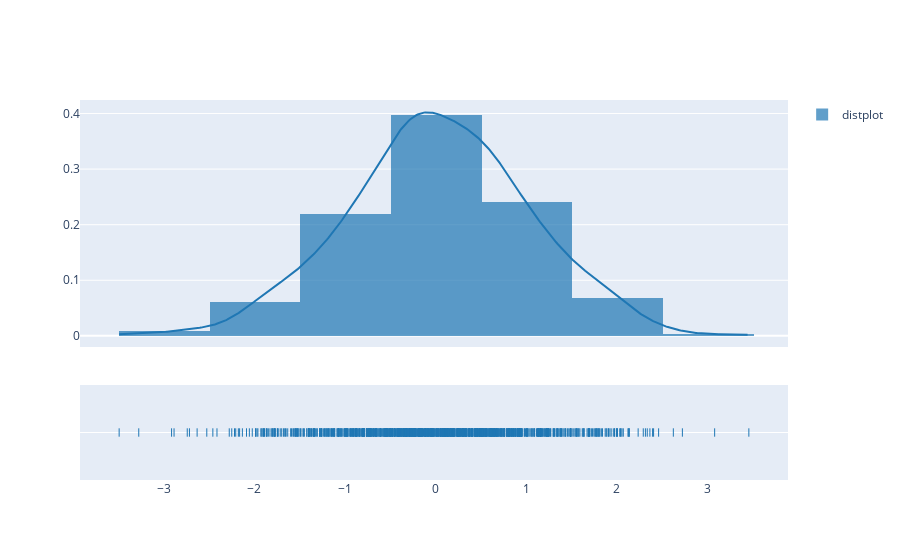

The code cell stored with this chart in its notebook:
### Markdown cell above
## Basic

### Code cell
x = np.random.randn(1000)

hist_data = [x]

group_labels = ["distplot"]  # name of the dataset

fig = ff.create_distplot(hist_data, group_labels)
fig.show()

### Figure 1 — Plotly figure (JSON) as saved in the notebook; plotly's stock layout.template omitted (floating-point values rounded to 4 significant figures; data arrays with more than 128 entries replaced by an {"elided": "..."} marker saying what was removed)
{"data": [{"autobinx": false, "histnorm": "probability density", "legendgroup": "distplot", "marker": {"color": "rgb(31, 119, 180)"}, "name": "distplot", "opacity": 0.7, "type": "histogram", "x": {"elided": "1000 float values"}, "xaxis": "x", "xbins": {"end": 3.456, "size": 1, "start": -3.492}, "yaxis": "y"}, {"legendgroup": "distplot", "marker": {"color": "rgb(31, 119, 180)"}, "mode": "lines", "name": "distplot", "showlegend": false, "type": "scatter", "x": {"elided": "500 float values"}, "xaxis": "x", "y": {"elided": "500 float values"}, "yaxis": "y"}, {"legendgroup": "distplot", "marker": {"color": "rgb(31, 119, 180)", "symbol": "line-ns-open"}, "mode": "markers", "name": "distplot", "showlegend": false, "type": "scatter", "x": {"elided": "1000 float values"}, "xaxis": "x", "y": {"elided": "1000 str values"}, "yaxis": "y2"}], "layout": {"barmode": "overlay", "hovermode": "closest", "legend": {"traceorder": "reversed"}, "xaxis": {"anchor": "y2", "domain": [0, 1], "zeroline": false}, "yaxis": {"anchor": "free", "domain": [0.35, 1], "position": 0}, "yaxis2": {"anchor": "x", "domain": [0, 0.25], "dtick": 1, "showticklabels": false}}}
